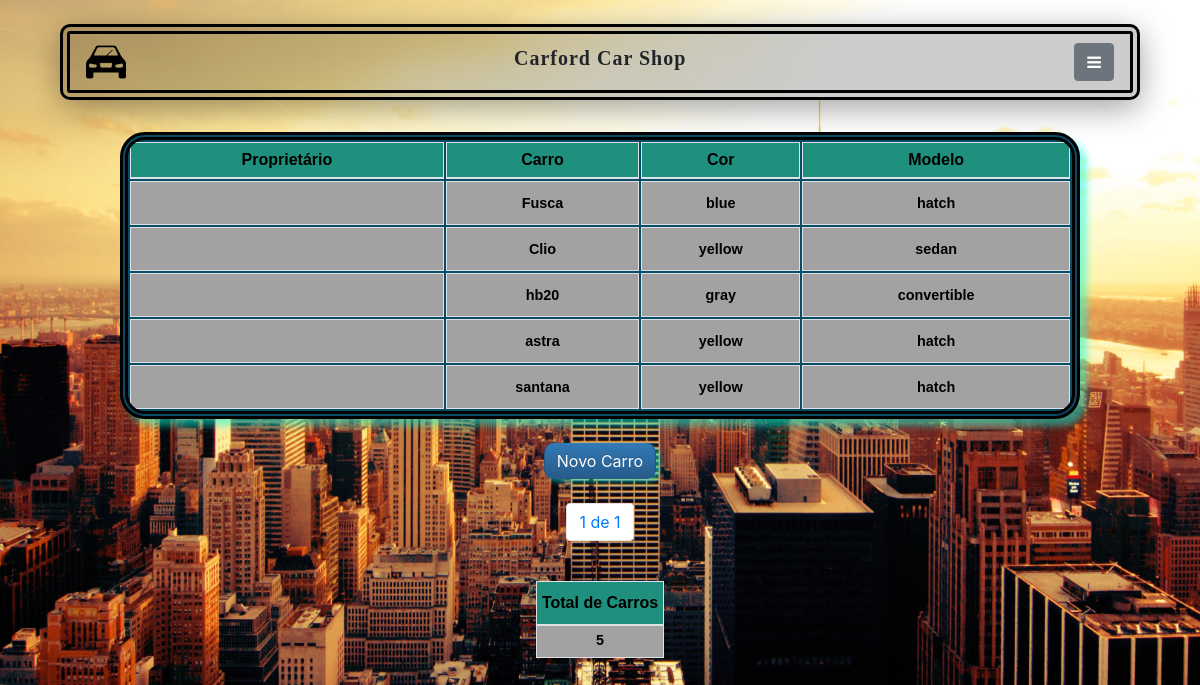
The app's page /, older data.
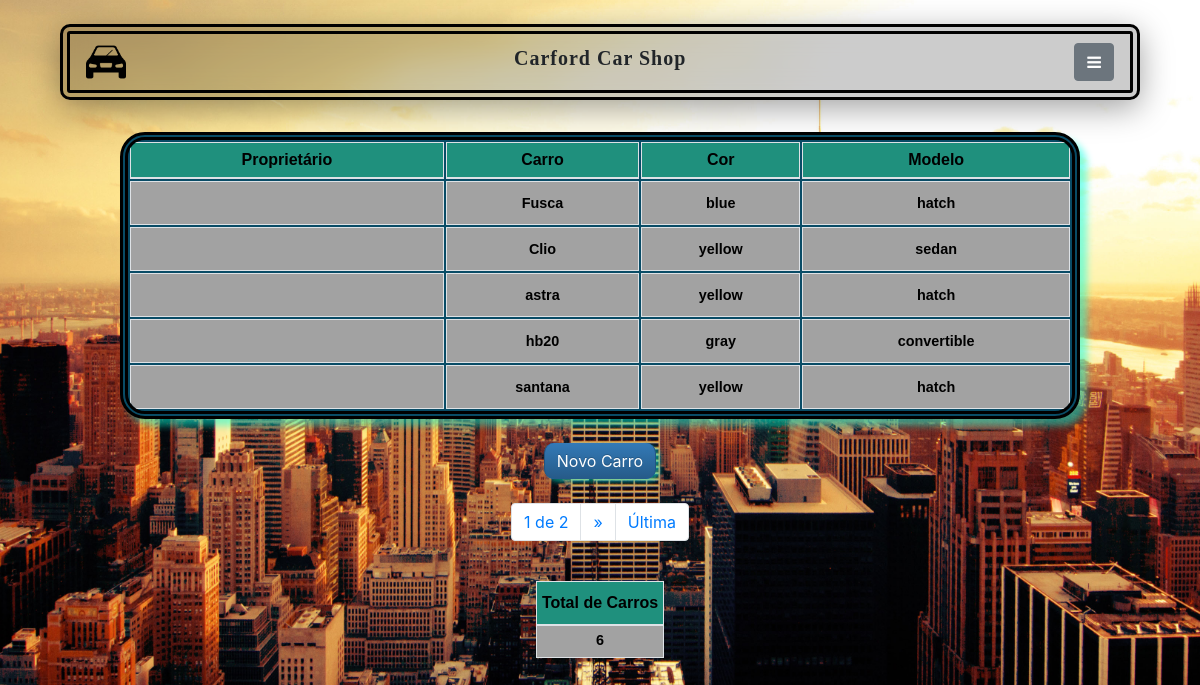
The same page, newer data.
### list/models.py (models this page shows, shortened)
class Carros(models.Model):
    nome_do_carro = models.CharField(max_length=200, verbose_name='Carro')
    cor = models.CharField(max_length=200, choices=colors)
    modelos = models.CharField(max_length=200, choices=model)
    proprietarios = models.ForeignKey(Proprietarios, on_delete=models.CASCADE, related_name="proprietarios",
                                      related_query_name= 'proprietarios',verbose_name='Proprietário')
    class Meta:
        verbose_name = 'Carro'
        verbose_name_plural = 'Carros'
        ordering = ['nome_do_carro',]

### list/views.py (the view)
# urls.py: path('', views.CarrosList.as_view(), name='lista'),
class CarrosList(ListView):
    model = Carros
    queryset = Carros.objects.order_by('proprietarios_id')
    template_name = 'to_do_list/to_do_list.html'
    context_object_name = 'carros_list'
    paginate_by = 5
    def get_context_data(self, *args, **kwargs):
        context = super().get_context_data(*args, **kwargs)
        context['carros'] = Carros.objects.count()
        return context

### templates/to_do_list/to_do_list.html (shortened to what this page needs)
{% extends 'base.html' %}
{% load crispy_forms_tags %}
{% block main %}
{% include 'mensagens.html' %}
{% include 'navbar.html' %}
<center><h2></h2></center><br>
<center><table class="table-bordered my_table" id="alter">
    <thead class="mythead">
        <tr>
            <th>Proprietário</th>
            <th>Carro</th>
            <th>Cor</th>
            <th>Modelo</th>
        </tr>
    </thead>
    <tbody class="mytbody">
        <tr>
            {% for carro in carros_list %}
            <td>{{ carro.proprietarios }}</td>
            <td>{{ carro.nome_do_carro }}</td>
            <td>{{ carro.cor }}</td>
            <td>{{ carro.modelos }}</td>
        </tr>{% endfor %}
    </tbody>
</table></center>
<br>
<center><a href="{% url 'novo_carro' %}" class="btn btn-primary mybtn mx-3">Novo Carro</a></center><br>
<ul class="pagination justify-content-center">
    <li class="page-item">
        <span class="page-link">{{ page_obj.number }} de {{ page_obj.paginator.num_pages }}</span>
    </li>
    {% if page_obj.has_next %}
        <li class="page-item">
            <a class="page-link" href="?page={{ page_obj.next_page_number }}">&raquo;</a>
        </li>
        <li class="page-item">
            <a class="page-link" href="?page={{ page_obj.paginator.num_pages }}">Última</a>
        </li>
    {% endif %}
</ul>
<br>
<center><table class="table-bordered table-sm">
    <thead class="mythead">
        <tr>
            <th>Total de Carros</th>
        </tr>
    </thead>
    <tbody class="mytbody">
        <tr>
            <td>{{ carros }}</td>
        </tr>
    </tbody>
</table></center>
{% endblock %}

### templates/base.html (shortened to what this page needs)
<!DOCTYPE html>
{% load static %}
<html lang="en">
<head>
    <link rel="stylesheet" href="https://cdn.jsdelivr.net/npm/bootstrap@4.6.2/dist/css/bootstrap.min.css">
    <link rel="stylesheet" href="https://maxcdn.bootstrapcdn.com/font-awesome/4.7.0/css/font-awesome.min.css">
    <link rel="stylesheet" href="https://maxcdn.bootstrapcdn.com/bootstrap/3.3.7/css/bootstrap-theme.min.css">
    <link rel="stylesheet" type="text/css" media="screen" href="{% static 'style.css' %}">
</head>
<body>
    <div class="container">
        {% block main %}
        {% endblock %}
    </div>
</body>
</html>

### templates/mensagens.html (shortened to what this page needs)
{% extends 'base.html' %}
{% load crispy_forms_tags %}

### templates/navbar.html (shortened to what this page needs)
{% extends 'base.html' %}
{% load static %}
{% load crispy_forms_tags %}
{% block main %}
<br><nav class="navbar navbar-dark mynav">
    <ul class="nav justify-content-start">
        <img src="{% static 'imagens/car-icon.png' %}" alt="carro" width="40px" height="40px">
    </ul>
    <ul class="nav justify-content-center">
        <h5>Carford Car Shop</h5>
    </ul>
    <ul class="nav justify-content-end">
        <div class="dropdown">
            <button class="btn btn-secondary" type="button" data-toggle="dropdown" aria-expanded="false">
                <i class="fa fa-bars" aria-hidden="true"></i>
            </button>
        </div>
    </ul>
</nav>
{% endblock %}

### static/style.css (style rules this page uses)
body { position: relative; min-height: 100vh; background-image: url('/static/imagens/cropped-1920-1080-796747.jpg'); background-repeat: no-repeat; background-position: center; background-size:cover; background-color: #36eeb0; }
h5 { font-weight: bold; font-family: 'Times New Roman', Times, serif; letter-spacing: 1px; }
.table-bordered { color: #000000; background-color: #ffffff; }
.mythead { background-color:#1f907d; color:#000000; text-align: center; font-family:'Franklin Gothic Medium', 'Arial Narrow', Arial, sans-serif; line-height: 2rem; }
.mytbody { background-color: #a2a2a2; text-align: center; font-size: 90%; font-family:Verdana, Geneva, Tahoma, sans-serif; font-weight: bold; }
.my_table { line-height: 2.5rem; border-radius: 25px; -moz-border-radius: 25px; width: 100%; min-width: 300px; max-width: 960px; overflow-x: hidden; overflow-y: hidden; background-color: #094c66; border: 0.5rem; border-style: double; border-collapse: separate; box-shadow: #03fee17d 7px 7px 7px; }
.mybtn { color: #ffffff; box-shadow: #03fee17d 4px 3px 5px; border-radius: 10px; border-top: 1px; border-bottom: 1px; transition: transform 200ms, box-shadow 200ms; }
.mynav { border-radius: 10px; border: 10px double #000000; box-shadow: 0 8px 32px 0 #0000005e; background: #00000033; backdrop-filter: blur( 13px ); -webkit-backdrop-filter: blur( 7.5px ); }

Row changes from the older to the newer data that the page shows:
changed Carros "astra": moves up the list
Text that changed along with them:
{{ page_obj.paginator.num_pages }}: "1" → "2"
{{ carros }}: "5" → "6"
text now shown: "» Última"
